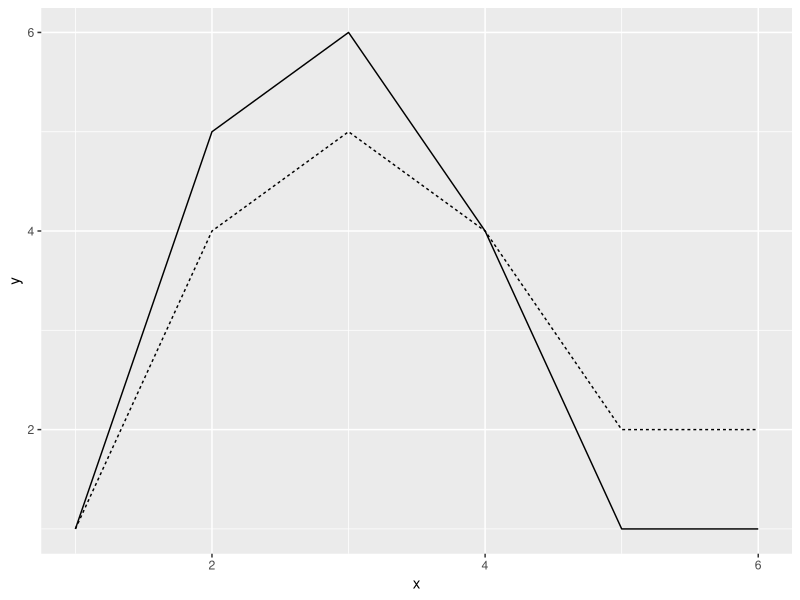
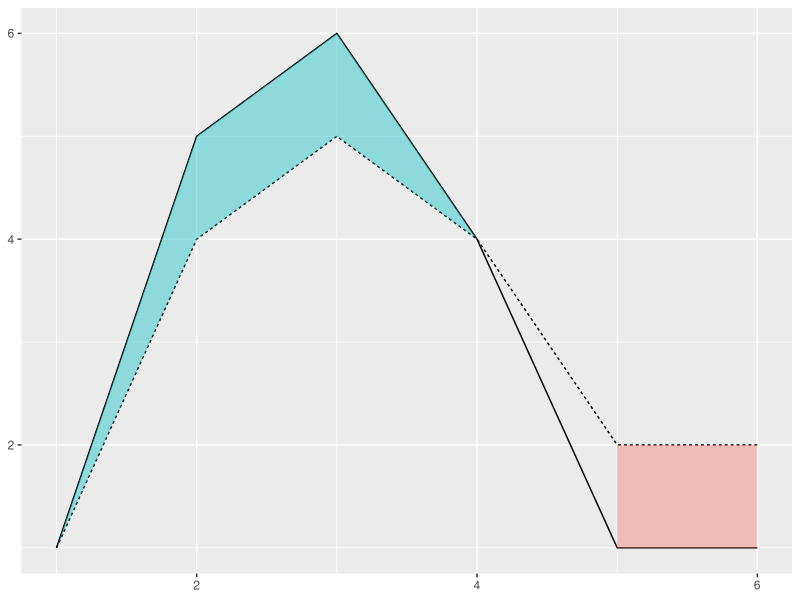
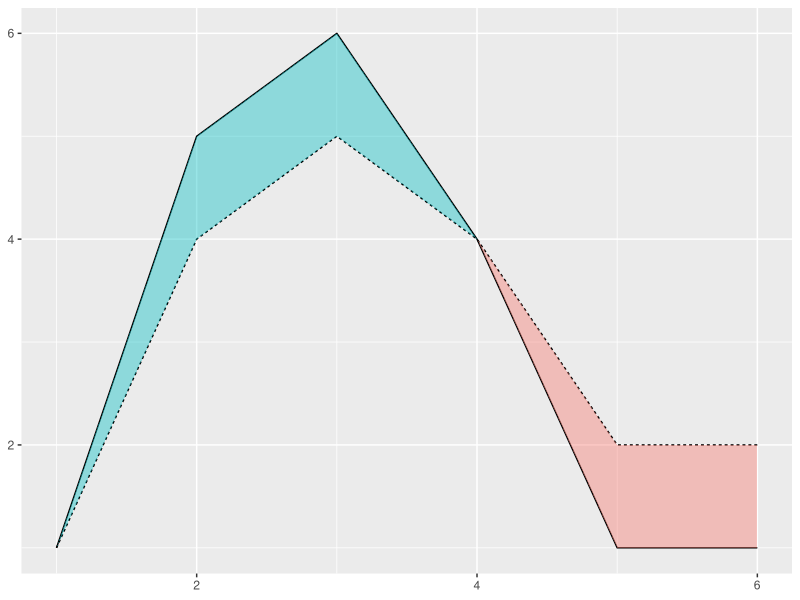

Source code (R) for these figures, in order:
##### UPDATE
##### ggbraid package https://nsgrantham.github.io/ggbraid/

# Thanks to https://www.nsgrantham.com/fill-between-two-lines-ggplot2

# load library
library(tidyverse)

# create fake data
df <- tibble(
  x = c(1:6, 1:6),
  y = c(1, 5, 6, 4, 1, 1, 1, 4, 5, 4, 2, 2),
  f = c(rep("a", 6), rep("b", 6))
)

df

# plot data as line
ggplot(df) +
  geom_line(aes(x, y, linetype = f)) +
  guides(linetype = "none")

# create the ribbon bounds
bounds <- df %>%
  pivot_wider(names_from = f, values_from = y) %>%
  mutate(
    ymax = pmax(a, b),
    ymin = pmin(a, b),
    fill = a >= b
  )

bounds

# plot with ribbon using bounds
ggplot(df) +
  geom_line(aes(x, y, linetype = f)) +
  geom_ribbon(data = bounds, aes(x, ymin = ymin, ymax = ymax, fill = fill), alpha = 0.4) +
  guides(linetype = "none", fill = "none") +
  labs(x = NULL, y = NULL)
# not the expected result as there is nothing for bound between 4 and 5

# add an extra row in bounds to have the area start accordingly
bounds2 <- bind_rows(
  bounds,
  tibble(x = 4, a = 4, b = 4, ymax = 4, ymin = 4, fill = FALSE)
) %>%
  arrange(x)

bounds2


# plot with bounds2
ggplot(df) +
  geom_line(aes(x, y, linetype = f)) +
  geom_ribbon(data = bounds2, aes(x, ymin = ymin, ymax = ymax, fill = fill), alpha = 0.4) +
  guides(linetype = "none", fill = "none") +
  labs(x = NULL, y = NULL)
